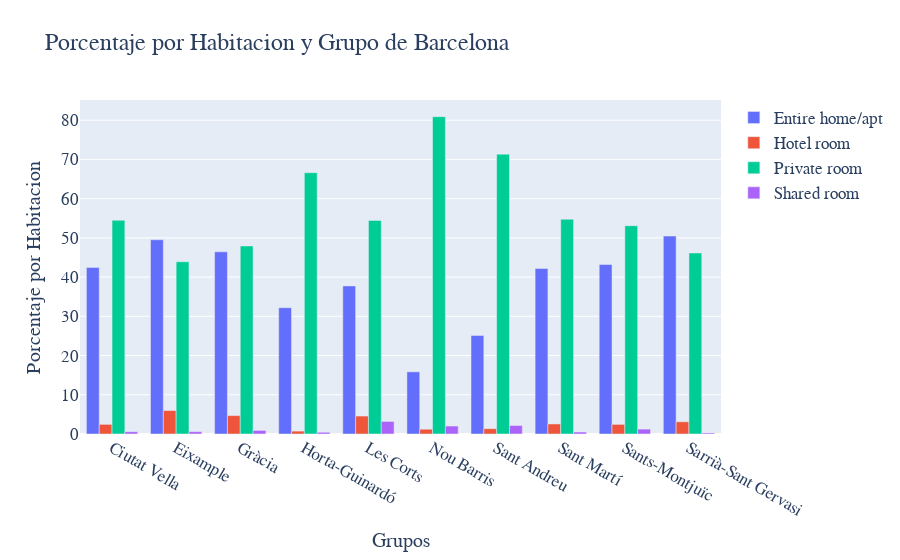

The notebook cell saved with this chart:
### Markdown cell above
Esta tabla representa el **porcentaje** de cada **tipo de habitacion** para cada **grupo** de la ciudad de **Barcelona**.

### Code cell
bar = go.Figure(data=[ 
    go.Bar(name="Entire home/apt", x=barcelona_5.grupo, y=barcelona_5["Entire home/apt"]), 
    go.Bar(name="Hotel room", x=barcelona_5.grupo, y=barcelona_5["Hotel room"]), 
    go.Bar(name="Private room", x=barcelona_5.grupo, y=barcelona_5["Private room"]), 
    go.Bar(name="Shared room", x=barcelona_5.grupo, y=barcelona_5["Shared room"])
]) 
bar 
bar.update_layout( 
    barmode='group', 
    title="Porcentaje por Habitacion y Grupo de Barcelona", 
    xaxis_title="Grupos", 
    yaxis_title="Porcentaje por Habitacion", 
    font=dict( family="Times New Roman", size=17 )
) 
bar.show()

### Figure 1 — Plotly figure (JSON) as saved in the notebook; plotly's stock layout.template omitted (floating-point values rounded to 4 significant figures)
{"data": [{"name": "Entire home/apt", "type": "bar", "x": ["Ciutat Vella", "Eixample", "Gràcia", "Horta-Guinardó", "Les Corts", "Nou Barris", "Sant Andreu", "Sant Martí", "Sants-Montjuïc", "Sarrià-Sant Gervasi"], "y": [42.48, 49.52, 46.45, 32.2, 37.76, 15.85, 25.14, 42.2, 43.21, 50.47]}, {"name": "Hotel room", "type": "bar", "x": ["Ciutat Vella", "Eixample", "Gràcia", "Horta-Guinardó", "Les Corts", "Nou Barris", "Sant Andreu", "Sant Martí", "Sants-Montjuïc", "Sarrià-Sant Gervasi"], "y": [2.459, 5.981, 4.691, 0.7386, 4.577, 1.22, 1.351, 2.563, 2.451, 3.112]}, {"name": "Private room", "type": "bar", "x": ["Ciutat Vella", "Eixample", "Gràcia", "Horta-Guinardó", "Les Corts", "Nou Barris", "Sant Andreu", "Sant Martí", "Sants-Montjuïc", "Sarrià-Sant Gervasi"], "y": [54.48, 43.91, 47.94, 66.62, 54.46, 80.89, 71.35, 54.74, 53.1, 46.14]}, {"name": "Shared room", "type": "bar", "x": ["Ciutat Vella", "Eixample", "Gràcia", "Horta-Guinardó", "Les Corts", "Nou Barris", "Sant Andreu", "Sant Martí", "Sants-Montjuïc", "Sarrià-Sant Gervasi"], "y": [0.5785, 0.5922, 0.9153, 0.4431, 3.204, 2.033, 2.162, 0.5034, 1.246, 0.2706]}], "layout": {"barmode": "group", "font": {"family": "Times New Roman", "size": 17}, "title": {"text": "Porcentaje por Habitacion y Grupo de Barcelona"}, "xaxis": {"title": {"text": "Grupos"}}, "yaxis": {"title": {"text": "Porcentaje por Habitacion"}}}}
